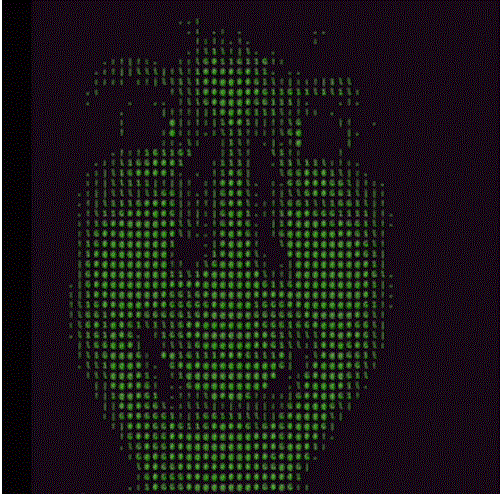
#> input picture hacker_face.png, 500 x 498 px
$ python generate_matrix_gif.py
#> lines starting #> are read from the running program, lines starting #| are printed output that depends on the picture; after the words box and inside, x2 and y2 are one past the last pixel; in counts of white or black regions, pixels touching at a corner belong together
import numpy as np
from PIL import Image, ImageDraw, ImageFont
import imageio

# Load black-and-white face image
face_img_path = "hacker_face.png"  # Place your face image here
face_img = Image.open(face_img_path).convert("L")
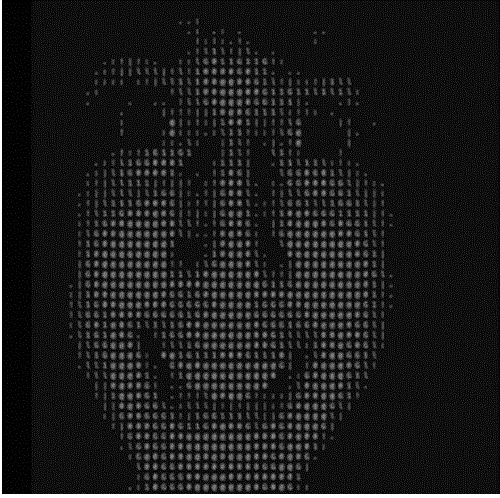
#> face_img: PIL image 500x498 L; min 0, max 255, mean 26.5
face_img = face_img.resize((80, 80))
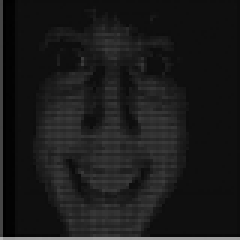
#> face_img: PIL image 80x80 L (shown 3 times larger); min 0, max 182, mean 26.2
face_array = np.array(face_img)
face_mask = face_array < 128
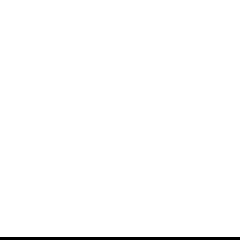
#> face_mask: shape (80, 80) bool (shown 3 times larger); 98.8% white; black in thin lines or dots, all inside (x1, y1, x2, y2) = (0, 79, 80, 80)

# GIF parameters
width, height = face_img.size
#> width = 80; height = 80
font_size = 6
columns = width
#> columns = 80
drops = np.random.randint(-20, 0, size=columns)
frames_count = 50
font = ImageFont.load_default()
frames = []

for _ in range(frames_count):
    img = Image.new("RGB", (width*font_size, height*font_size), "black")
    draw = ImageDraw.Draw(img)

    for x in range(columns):
        y_pos = drops[x]
        if y_pos < height:
            char = np.random.choice(['0', '1'])
            if face_mask[y_pos, x] or np.random.random() < 0.05:
                draw.text((x*font_size, y_pos*font_size), char, fill=(0,255,0), font=font)
        drops[x] += 1
        if drops[x] >= height:
            drops[x] = np.random.randint(-20, 0)

    frames.append(img)
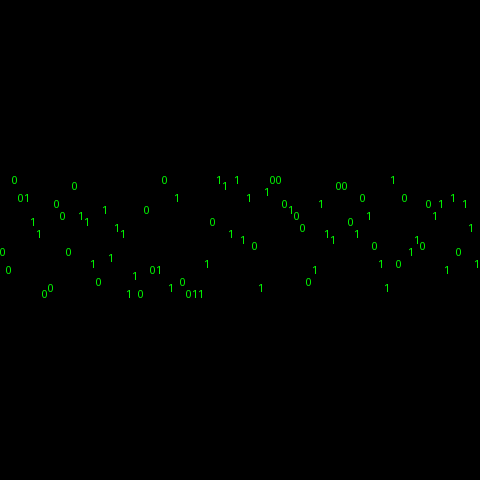
#> img: PIL image 480x480 RGB; mean R, G, B 0, 1.1, 0
#> after the loop, drops = 80 values, max 49 at index 7, min 30 at index 2, mean 38.94; frames = 50 items

frames[0].save("matrix_hacker_face.gif",
               save_all=True,
               append_images=frames[1:],
               duration=80,
               loop=0,
               optimize=True)

print("✅ matrix_hacker_face.gif generated successfully!")
